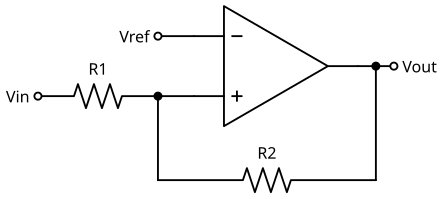

Reproduce this figure in Python.
# SPDX-License-Identifier: MIT
"""Schmitt trigger: non-inverting comparator with positive feedback (R1 from the input, R2 from the output to the + input; - input at Vref)."""
import sys
import pathlib

sys.path.insert(0, str(pathlib.Path(__file__).resolve().parents[2] / "tools"))
from drawing import setup_drawing  # noqa: E402
import schemdraw.elements as elm  # noqa: E402

with setup_drawing(show=False) as d:
    d.add(elm.Dot(open=True).label("Vin", loc="left"))
    d.add(elm.Resistor().right().label("R1"))
    a = d.here
    d.add(elm.Dot())
    d.add(elm.Line().right(0.75))
    op = d.add(elm.Opamp(leads=True).anchor("in2").right())
    d.add(elm.Line().at(op.in1).left(0.75))
    d.add(elm.Dot(open=True).label("Vref", loc="left"))
    d.add(elm.Line().at(op.out).right(0.75))
    out = d.here
    d.add(elm.Dot(open=True).label("Vout", loc="right"))
    xj = out[0] - 0.375
    d.add(elm.Dot().at((xj, op.out[1])))
    d.add(elm.Line().at(a).down(1.75))
    d.add(elm.Resistor().tox(xj).label("R2"))
    d.add(elm.Line().toy(op.out))
    d.save(str(pathlib.Path(__file__).with_name("circuit.svg")))
print("wrote circuit.svg")
